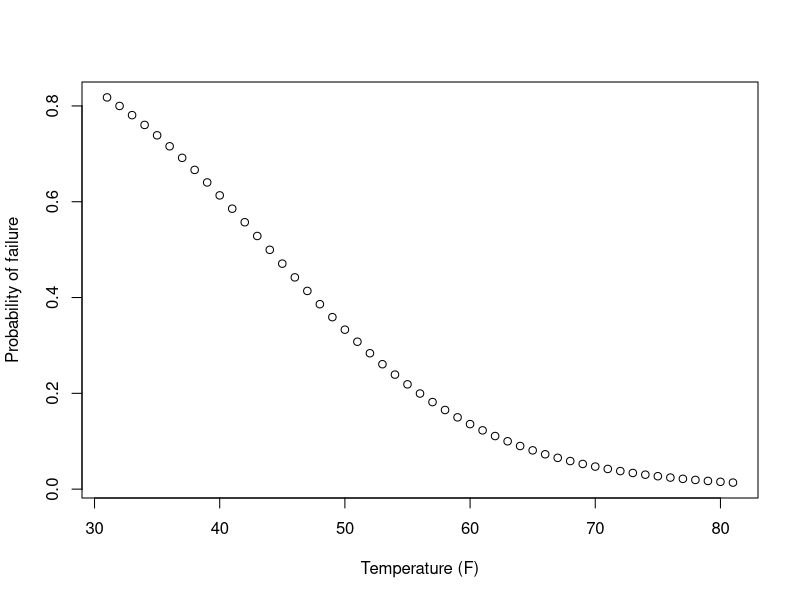
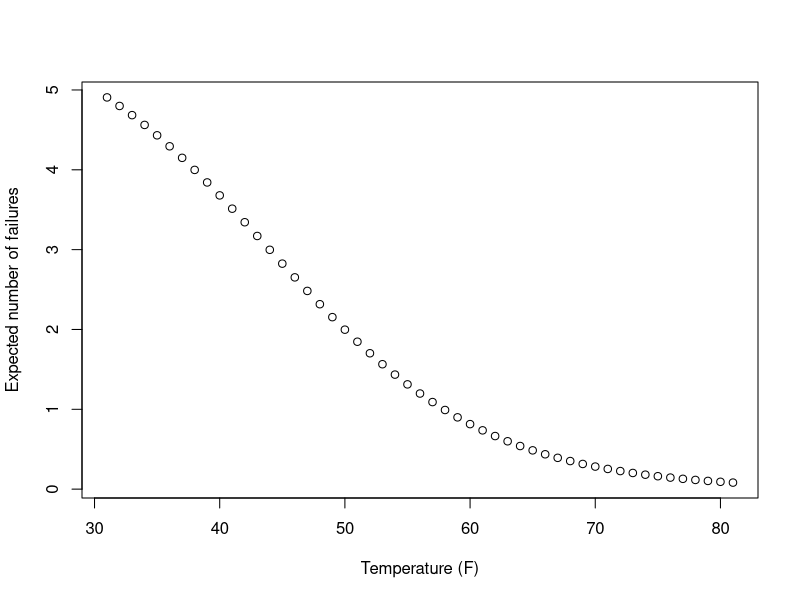
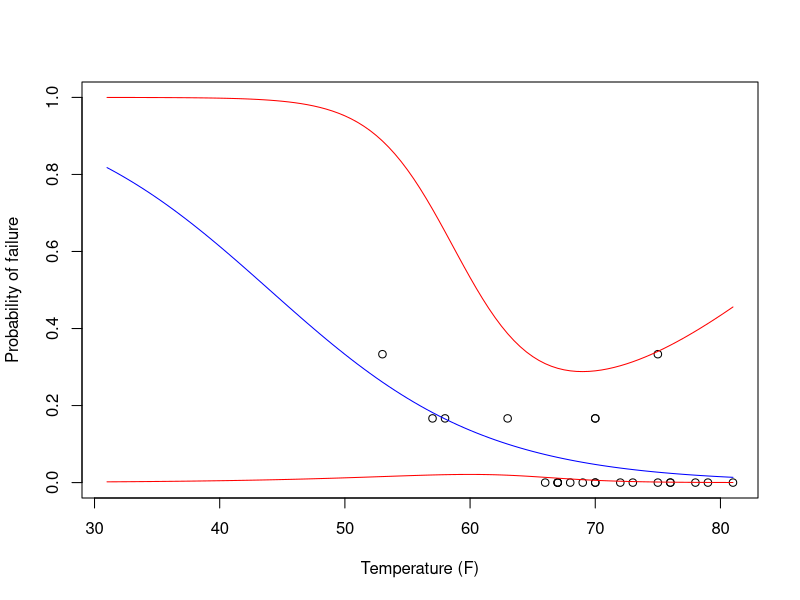

These figures' R source, in order:
## ---- chunk 1
knitr::opts_chunk$set(echo = TRUE)
## ---- chunk 2
data = read.csv(file="./challenger.csv", header=TRUE)
data$Prob = data$O.ring/data$Number
## ---- chunk 3
fit.a = glm(formula = Prob ~ Temp + Pressure, family=binomial(link=logit),data = data)
summary(fit.a)
## ---- chunk 4
fit.a.null = glm(formula = Prob ~ 1, family=binomial(link=logit),data = data)
fit.a.reduced = glm(formula = Prob ~ Temp, family=binomial(link=logit),data = data)
anova(fit.a.null, fit.a.reduced, fit.a, test="Chisq")
## ---- chunk 5
fit.b = glm(formula = Prob ~ Temp, family=binomial(link=logit),data = data)
summary(fit.b)
## ---- chunk 6
plotrange = seq(31, 81, 1)
pred_odds = predict(fit.b, newdata=data.frame(Temp=plotrange), type="link")
plot(plotrange, exp(pred_odds)/(1+exp(pred_odds)), xlim=c(31,81), ylab="Probability of failure", xlab="Temperature (F)")
plot(plotrange, exp(pred_odds)/(1+exp(pred_odds))*6, xlim=c(31,81), ylab="Expected number of failures", xlab="Temperature (F)")

## ---- chunk 7
ci.plot = function(model,xdata, alpha) {
  z = qnorm(1-alpha/2)
  predictions = predict(model, newdata=data.frame(Temp=xdata), type="link", se.fit=TRUE)
  lower_ci = predictions$fit - z*predictions$se.fit
  upper_ci = predictions$fit + z*predictions$se.fit
  list(lower=exp(lower_ci)/(1+exp(lower_ci)),upper=exp(upper_ci)/(1+exp(upper_ci)))
}

plot(data$Temp, data$Prob, xlim = c (31, 81), ylim=c(0,1), xlab="Temperature (F)", ylab="Probability of failure")
curve (expr = predict (object = fit.b, newdata = data.frame(Temp = x), type = "response"), col = "blue", add = TRUE, xlim = c (31, 81), ylim=c(0,1))
curve (expr = ci.plot(fit.b,x,0.05)$lower, col = "red", add = TRUE, xlim = c (31, 81), ylim=c(0,1))
curve (expr = ci.plot(fit.b,x,0.05)$upper, col = "red", add = TRUE, xlim = c (31, 81), ylim=c(0,1))
## ---- chunk 8
predicted_odds = predict(fit.b, newdata=data.frame(Temp=31), type="link", se.fit = TRUE)
predicted_prob = exp(predicted_odds$fit)/(1+exp(predicted_odds$fit))
ci_odds = c(predicted_odds$fit - qnorm(1-.05/2)*predicted_odds$se.fit, predicted_odds$fit + qnorm(1-.05/2)*predicted_odds$se.fit)
ci = exp(ci_odds)/(1+exp(ci_odds))
"Predicted probability of at least one O-ring failure with 95% confidence interval:"
paste(round(ci[1],5), "<", round(predicted_prob,5), "<", round(ci[2],5))
## ---- chunk 9
bootstrap =function(test_values){
  samples = data[sample(nrow(data), size=23, replace=TRUE), ]
  fit.boot = suppressWarnings(glm(Prob ~ Temp, family=binomial(link=logit),data = samples, control = list(maxit = 50)))
  predicted_odds = predict(fit.boot, newdata=data.frame(Temp=test_values), type="link")
  predicted_prob = exp(predicted_odds)/(1+exp(predicted_odds))
}
x = replicate(10000,bootstrap(c(31,72)))
xt = aperm(x,c(2,1))

paste("90% CI for 31F:")
quantile(xt[,1], probs=c(.05,.95))
paste("90% CI for 72F:")
quantile(xt[,2], probs=c(.05, .95))


## ---- chunk 10
library(car)
fit.c = glm(formula = Prob ~ Temp + I(Temp^2), family=binomial(link=logit),data = data)
summary(fit.c)
Anova(fit.c, test="LR")
anova(fit.b, fit.c, test="Chisq")
